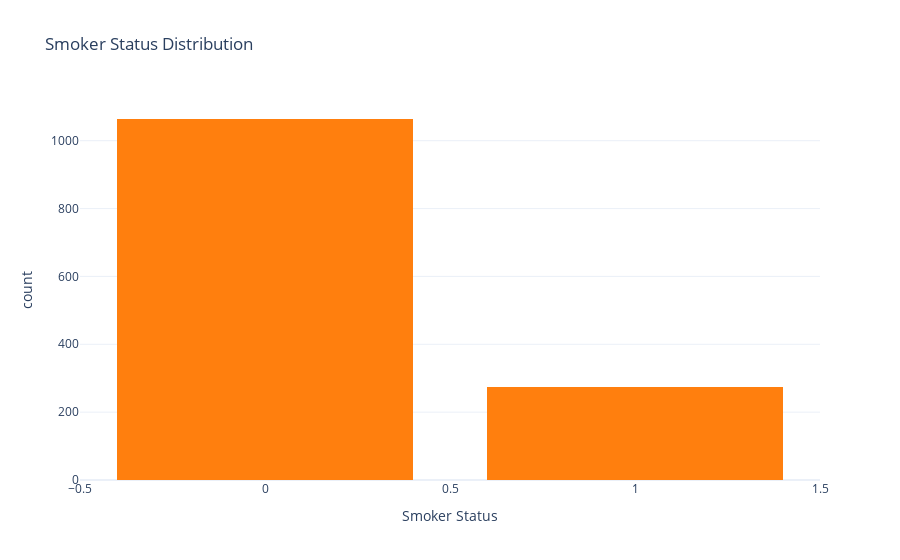

This figure's notebook cell:
### Code cell
#lets check the distribution of the'smoker_status' column
fig = px.histogram(df_insurance_n, x='smoker_status', title='Smoker Status Distribution',color_discrete_sequence=["#FF7F0E"],template='plotly_white',
                   labels={'smoker_status': 'Smoker Status'})
fig.update_layout(bargap=0.2)

### Figure 1 — Plotly figure (JSON) as saved in the notebook; plotly's stock layout.template omitted (floating-point values rounded to 4 significant figures; data arrays with more than 128 entries replaced by an {"elided": "..."} marker saying what was removed)
{"data": [{"alignmentgroup": "True", "bingroup": "x", "hovertemplate": "Smoker Status=%{x}<br>count=%{y}<extra></extra>", "legendgroup": "", "marker": {"color": "#FF7F0E", "pattern": {"shape": ""}}, "name": "", "offsetgroup": "", "orientation": "v", "showlegend": false, "type": "histogram", "x": {"elided": "1338 int values"}, "xaxis": "x", "yaxis": "y"}], "layout": {"bargap": 0.2, "barmode": "relative", "legend": {"tracegroupgap": 0}, "title": {"text": "Smoker Status Distribution"}, "xaxis": {"anchor": "y", "domain": [0, 1], "title": {"text": "Smoker Status"}}, "yaxis": {"anchor": "x", "domain": [0, 1], "title": {"text": "count"}}}}
